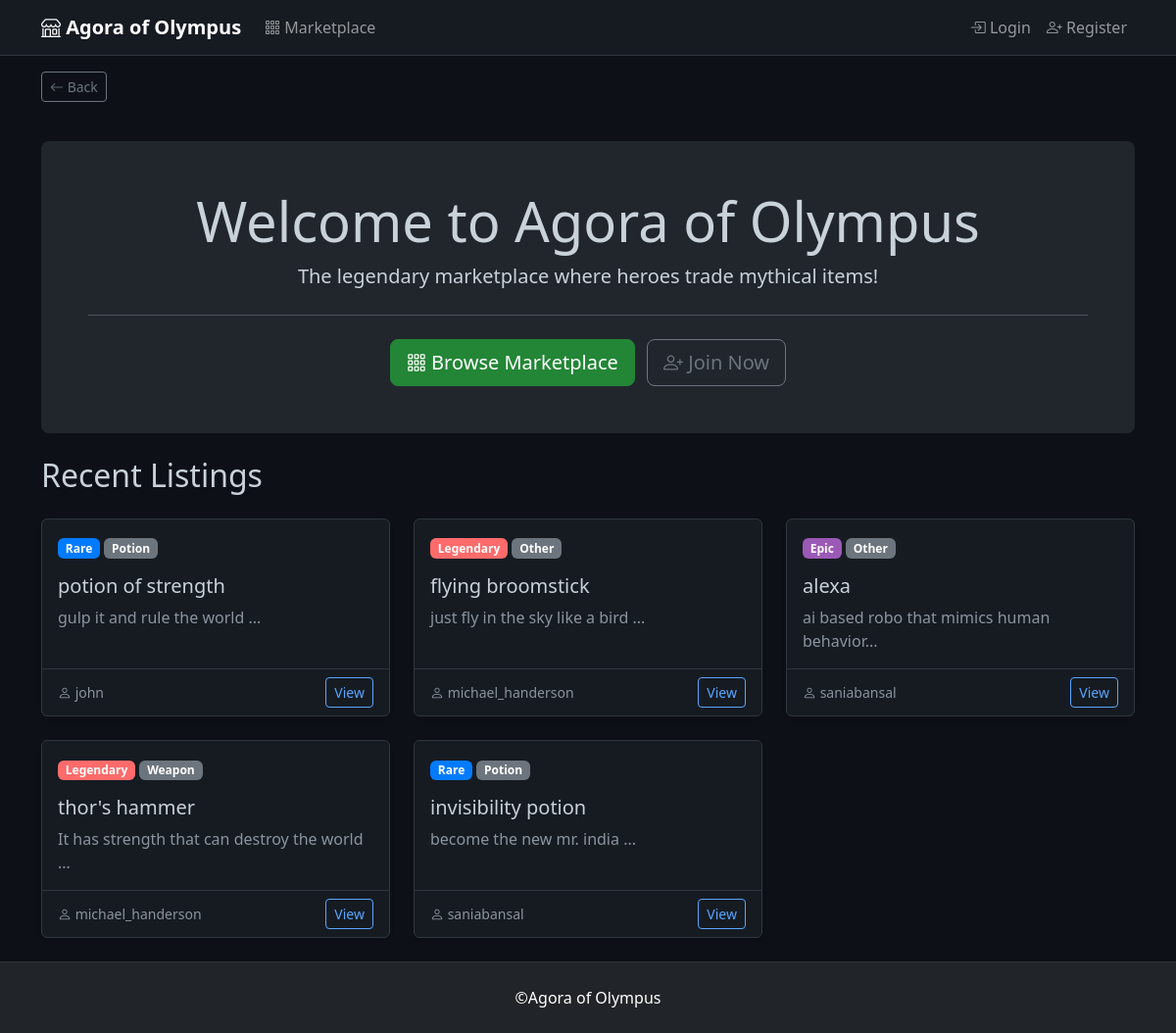
The page / on the database its author committed.
### app/models.py (models this page shows, shortened)
class Item(db.Model):
    id = db.Column(db.Integer, primary_key=True)
    name = db.Column(db.String(100), nullable=False)
    description = db.Column(db.Text, nullable=False)
    image = db.Column(db.String(200), default='default_item.png')
    category = db.Column(db.String(50), nullable=False)
    rarity = db.Column(db.String(20), nullable=False)
    seller_id = db.Column(db.Integer, db.ForeignKey('user.id'), nullable=False)
    created_at = db.Column(db.DateTime, default=datetime.utcnow)
    messages = db.relationship('Message', backref='item', lazy='dynamic', cascade='all, delete-orphan')

class User(UserMixin, db.Model):
    id = db.Column(db.Integer, primary_key=True)
    username = db.Column(db.String(80), unique=True, nullable=False)
    email = db.Column(db.String(120), unique=True, nullable=False)
    password_hash = db.Column(db.String(200), nullable=False)
    avatar = db.Column(db.String(200), default='default_avatar.png')
    created_at = db.Column(db.DateTime, default=datetime.utcnow)
    items = db.relationship('Item', backref='seller', lazy='dynamic', cascade='all, delete-orphan')
    sent_messages = db.relationship('Message', foreign_keys='Message.sender_id',
                                   backref='sender', lazy='dynamic', cascade='all, delete-orphan')
    received_messages = db.relationship('Message', foreign_keys='Message.recipient_id',
                                       backref='recipient', lazy='dynamic', cascade='all, delete-orphan')

### app/routes.py (the view)
@main.route('/')
def index():
    items = Item.query.order_by(Item.created_at.desc()).limit(6).all()
    return render_template('index.html', items=items)

### app/templates/index.html
{% extends "base.html" %}
{% block content %}
<div class="jumbotron bg-light p-5 rounded-3 mb-4">
    <h1 class="display-4 text-center">Welcome to Agora of Olympus</h1>
    <p class="lead text-center">The legendary marketplace where heroes trade mythical items!</p>
    <hr class="my-4">
    <div class="text-center">
        <a class="btn btn-primary btn-lg me-2" href="{{ url_for('main.marketplace') }}">
            <i class="bi bi-grid-3x3-gap"></i> Browse Marketplace
        </a>
        {% if not current_user.is_authenticated %}
            <a class="btn btn-outline-secondary btn-lg" href="{{ url_for('auth.register') }}">
                <i class="bi bi-person-plus"></i> Join Now
            </a>
        {% endif %}
    </div>
</div>
{% if items %}
<h2 class="mb-4">Recent Listings</h2>
<div class="row g-4">
    {% for item in items %}
    <div class="col-md-4">
        <div class="card h-100 shadow-sm">
            <div class="card-body">
                <span class="badge rarity-{{ item.rarity }} mb-2">{{ item.rarity.title() }}</span>
                <span class="badge bg-secondary mb-2">{{ item.category.title() }}</span>
                <h5 class="card-title mt-2">{{ item.name }}</h5>
                <p class="card-text text-muted">{{ item.description[:100] }}...</p>
            </div>
            <div class="card-footer bg-transparent">
                <div class="d-flex justify-content-between align-items-center">
                    <small class="text-muted">
                        <i class="bi bi-person"></i> {{ item.seller.username }}
                    </small>
                    <a href="{{ url_for('main.item_detail', item_id=item.id) }}" class="btn btn-sm btn-outline-primary">View</a>
                </div>
            </div>
        </div>
    </div>
    {% endfor %}
</div>
{% else %}
<div class="alert alert-info text-center">
    <h4>No items yet!</h4>
    <p>Be the first hero to list a mythical item.</p>
</div>
{% endif %}
{% endblock %}

### app/templates/base.html (style rules this page uses)
:root { --bg-primary: #0d1117; --bg-secondary: #161b22; --bg-tertiary: #21262d; --border-color: #30363d; --text-primary: #c9d1d9; --text-secondary: #8b949e; --accent-blue: #58a6ff; --accent-purple: #bc8cff; --accent-green: #3fb950; }
html, body { height: 100%; margin: 0; background-color: var(--bg-primary); color: var(--text-primary); }
body { display: flex; flex-direction: column; }
.card { background-color: var(--bg-secondary); border: 1px solid var(--border-color); color: var(--text-primary); }
.card-footer { background-color: var(--bg-tertiary); border-top: 1px solid var(--border-color); }
a { color: var(--accent-blue); }
.btn-primary { background-color: #238636; border-color: #238636; }
.btn-outline-primary { color: var(--accent-blue); border-color: var(--accent-blue); }
.rarity-rare { background-color: #007bff; color: white; }
.rarity-epic { background-color: #9b59b6; color: white; }
.rarity-legendary { background-color: #ff6b6b; color: white; }
.text-muted { color: var(--text-secondary) !important; }
.jumbotron, .bg-light { background-color: var(--bg-tertiary) !important; color: var(--text-primary) !important; }

### rows shown on the page
Item: rarity "Rare", category "Potion", name "potion of strength", description "gulp it and rule the world", seller.username "john"
Item: rarity "Legendary", category "Other", name "flying broomstick", description "just fly in the sky like a bird", seller.username "michael_handerson"
Item: rarity "Epic", category "Other", name "alexa", description "ai based robo that mimics human behavior", seller.username "saniabansal"
Item: rarity "Legendary", category "Weapon", name "thor's hammer", description "It has strength that can destroy the world", seller.username "michael_handerson"
Item: rarity "Rare", category "Potion", name "invisibility potion", description "become the new mr. india", seller.username "saniabansal"
